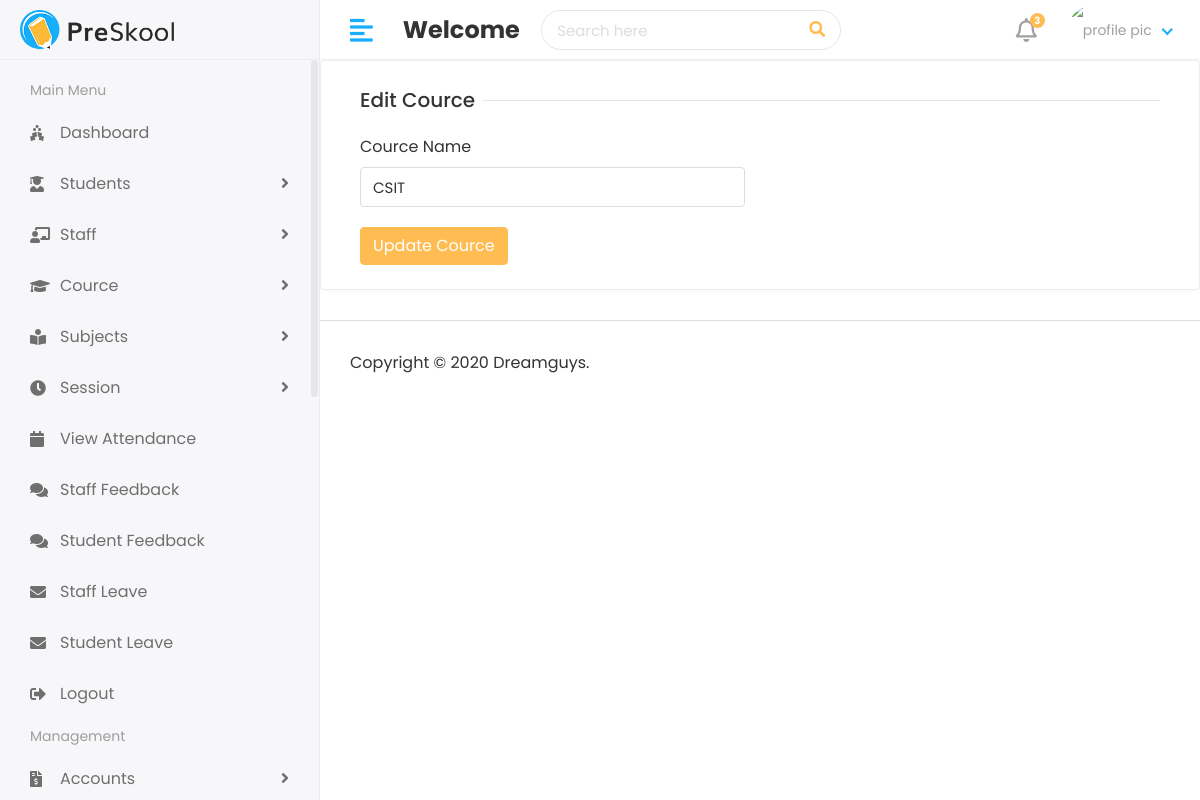
The app's page /hod/edit-cource/1/, older data.
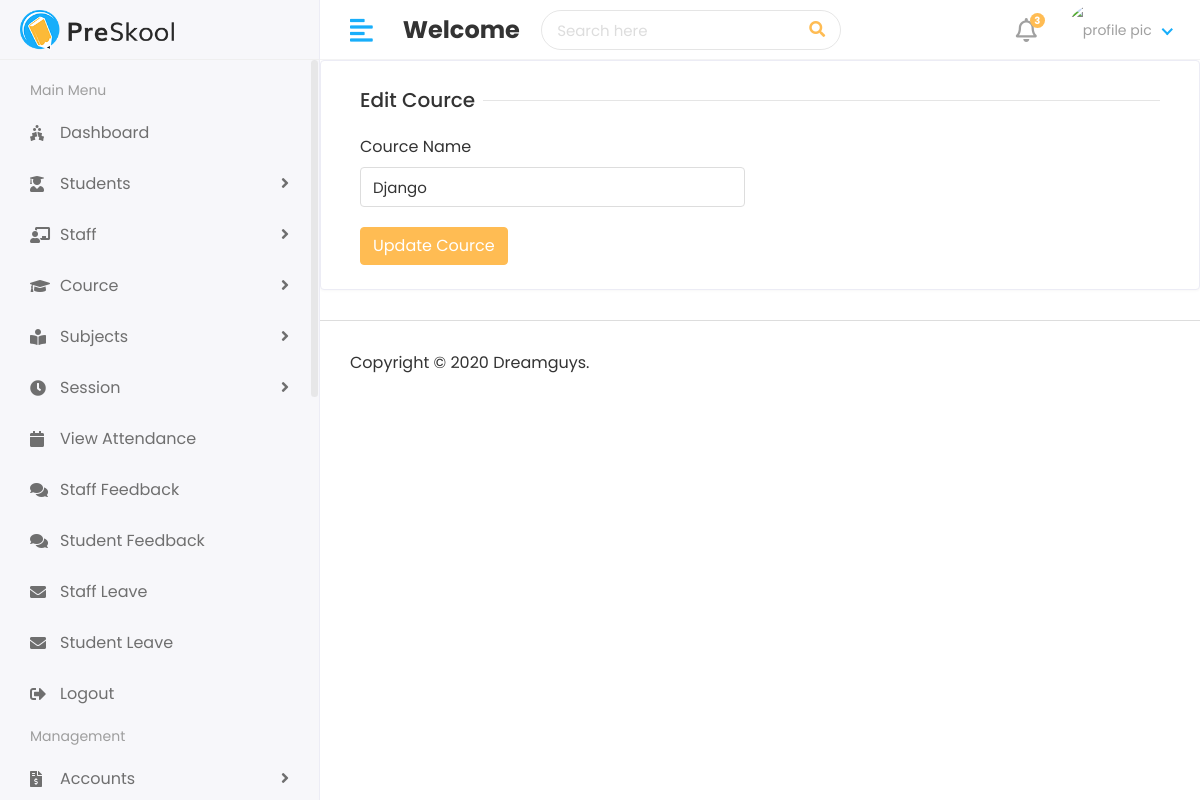
The same page, newer data.
### app_attendance_system/models.py (models this page shows, shortened)
class Cource(models.Model):
    name= models.CharField(max_length=100)
    created_at= models.DateTimeField(auto_now=True)
    updated_at= models.DateTimeField(auto_now=True)

### app_attendance_system/views.py (the view)
# urls.py: path('hod/edit-cource/<str:id>/', views.HodEditCource, name='edit-cource'),
def HodEditCource(request,id):
        cource=Cource.objects.get(id=id)
        context= {
            'cource':cource
        }
        return render(request, 'hod/edit_cource.html',context)

### templates/hod/edit_cource.html (shortened to what this page needs)
{% extends "layouts/master.html" %}
{% load static %}
{%block content %}
<div class="row">
    <div class="col-sm-12">
      <div class="card">
        <div class="card-body">
          <form action="{% url 'update-cource' %}" method= "post" enctype='multipart/form-data'>
              <div class="col-12">
                <h5 class="form-title"><span>Edit Cource</span></h5>
              </div>
              <div class="col-12 col-sm-6">
                <div class="form-group">
                  <label>Cource Name</label>
                  <input type="text" class="form-control" name="cource_name" value="{{cource.name}}" required  />
                </div>
              </div>
              <div class="col-12">
                <button type="submit" class="btn btn-primary">Update Cource</button>
              </div>
          </form>
        </div>
      </div>
    </div>
  </div>
{% endblock %}

Row changes from the older to the newer data that the page shows:
changed Cource: cource_name "CSIT" → "Django"
